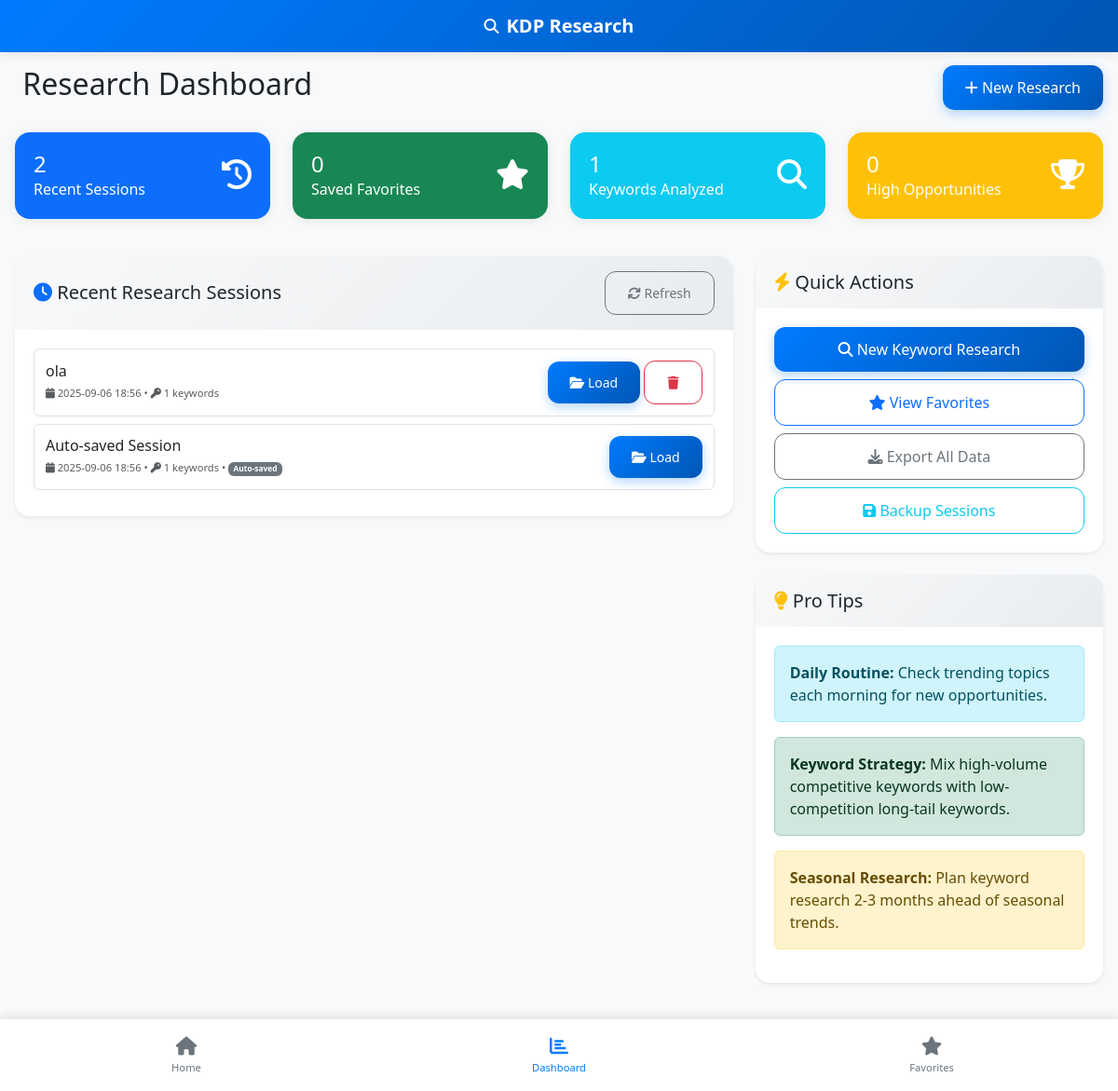
Page /dashboard on the earlier database version.
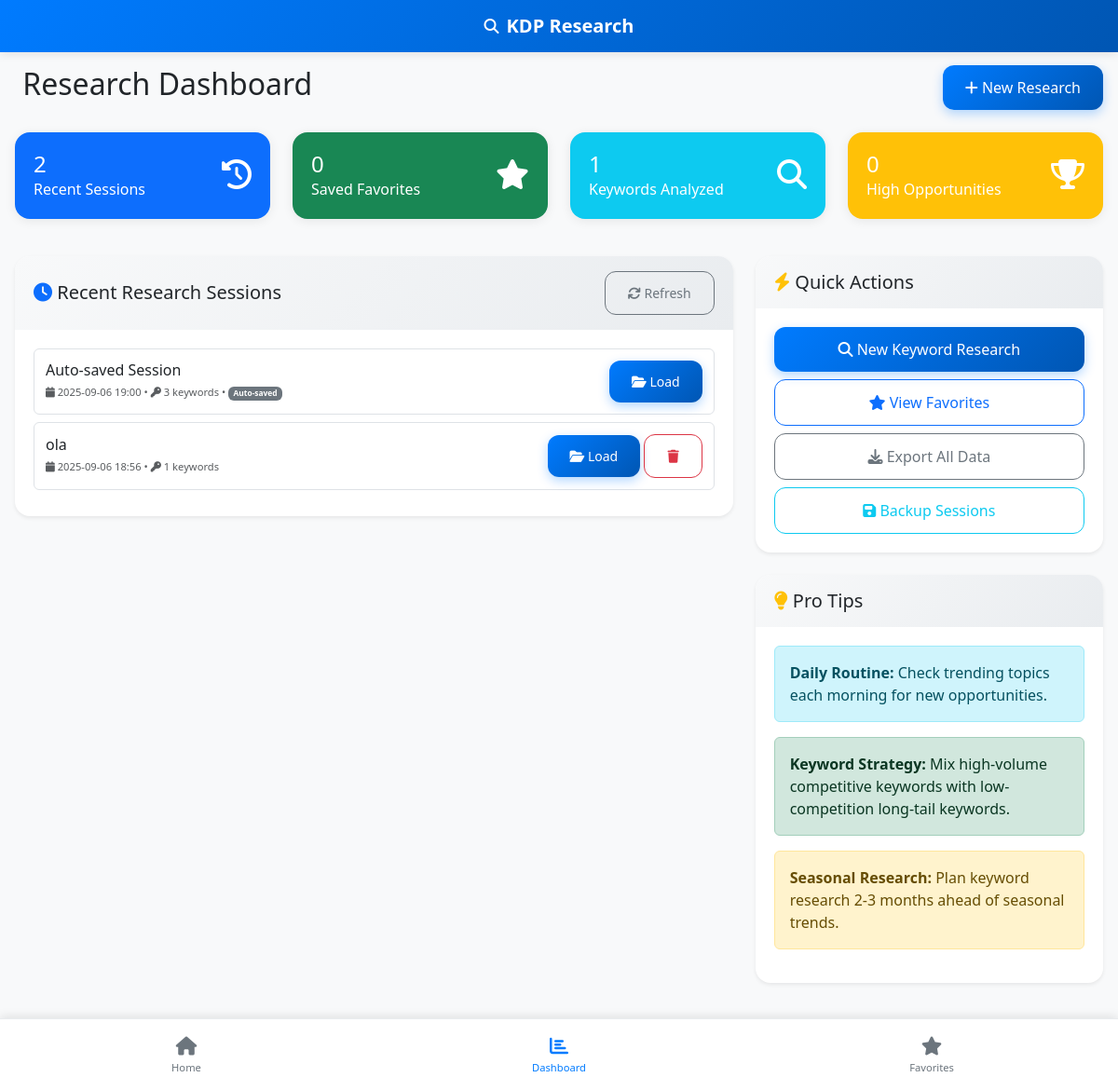
Same page on the later database version.
### models.py (models this page shows, shortened)
class SearchSession(db.Model):
    id = db.Column(db.Integer, primary_key=True)
    session_name = db.Column(db.String(200), nullable=False)
    keywords = db.Column(db.Text)  # JSON string of keywords and their data
    created_at = db.Column(db.DateTime, default=datetime.utcnow)
    updated_at = db.Column(db.DateTime, default=datetime.utcnow, onupdate=datetime.utcnow)
    is_autosave = db.Column(db.Boolean, default=False)
    def get_keywords(self):
        if self.keywords:
            return json.loads(self.keywords)
        return []

### routes.py (the view)
@app.route('/dashboard')
def dashboard():
    recent_sessions = SearchSession.query.order_by(SearchSession.updated_at.desc()).limit(5).all()
    return render_template('dashboard.html', recent_sessions=recent_sessions)

### templates/dashboard.html (shortened to what this page needs)
{% extends "base.html" %}
{% block content %}
<div class="row">
    <div class="col-12">
        <div class="d-flex justify-content-between align-items-center mb-4">
            <h2>
                Research Dashboard
            </h2>
            <div>
                <a href="{{ url_for('index') }}" class="btn btn-primary">
                    <i class="fas fa-plus"></i> New Research
                </a>
            </div>
        </div>
    </div>
</div>
<div class="row">
    <div class="col-lg-3 col-md-6 mb-4">
        <div class="card bg-primary text-white">
            <div class="card-body">
                <div class="d-flex justify-content-between">
                    <div>
                        <h4 class="mb-0">{{ recent_sessions|length }}</h4>
                        <p class="mb-0">Recent Sessions</p>
                    </div>
                    <div class="align-self-center">
                        <i class="fas fa-history fa-2x"></i>
                    </div>
                </div>
            </div>
        </div>
    </div>
    <div class="col-lg-3 col-md-6 mb-4">
        <div class="card bg-success text-white">
            <div class="card-body">
                <div class="d-flex justify-content-between">
                    <div>
                        <h4 class="mb-0" id="favoritesCount">0</h4>
                        <p class="mb-0">Saved Favorites</p>
                    </div>
                    <div class="align-self-center">
                        <i class="fas fa-star fa-2x"></i>
                    </div>
                </div>
            </div>
        </div>
    </div>
    <div class="col-lg-3 col-md-6 mb-4">
        <div class="card bg-info text-white">
            <div class="card-body">
                <div class="d-flex justify-content-between">
                    <div>
                        <h4 class="mb-0" id="totalKeywords">0</h4>
                        <p class="mb-0">Keywords Analyzed</p>
                    </div>
                    <div class="align-self-center">
                        <i class="fas fa-search fa-2x"></i>
                    </div>
                </div>
            </div>
        </div>
    </div>
    <div class="col-lg-3 col-md-6 mb-4">
        <div class="card bg-warning text-white">
            <div class="card-body">
                <div class="d-flex justify-content-between">
                    <div>
                        <h4 class="mb-0" id="opportunityKeywords">0</h4>
                        <p class="mb-0">High Opportunities</p>
                    </div>
                    <div class="align-self-center">
                        <i class="fas fa-trophy fa-2x"></i>
                    </div>
                </div>
            </div>
        </div>
    </div>
</div>
<div class="row">
    <div class="col-lg-8">
        <div class="card shadow-sm">
            <div class="card-header d-flex justify-content-between align-items-center">
                <h5 class="mb-0">
                    <i class="fas fa-clock text-primary"></i>
                    Recent Research Sessions
                </h5>
                <button class="btn btn-sm btn-outline-secondary" onclick="refreshSessions()">
                    <i class="fas fa-refresh"></i> Refresh
                </button>
            </div>
            <div class="card-body">
                {% if recent_sessions %}
                    <div id="sessionsContainer">
                        {% for session in recent_sessions %}
                        <div class="session-item" data-session-id="{{ session.id }}">
                            <div class="session-info">
                                <h6 class="mb-1">{{ session.session_name }}</h6>
                                <div class="session-meta">
                                    <small class="text-muted">
                                        <i class="fas fa-calendar"></i>
                                        {{ session.updated_at.strftime('%Y-%m-%d %H:%M') }}
                                        •
                                        <i class="fas fa-key"></i>
                                        {{ session.get_keywords()|length }} keywords
                                        {% if session.is_autosave %}
                                        • <span class="badge bg-secondary">Auto-saved</span>
                                        {% endif %}
                                    </small>
                                </div>
                            </div>
                            <div class="session-actions">
                                <button class="btn btn-sm btn-primary" onclick="loadSession({{ session.id }})">
                                    <i class="fas fa-folder-open"></i> Load
                                </button>
                                {% if not session.is_autosave %}
                                <button class="btn btn-sm btn-outline-danger" onclick="deleteSession({{ session.id }})">
                                    <i class="fas fa-trash"></i>
                                </button>
                                {% endif %}
                            </div>
                        </div>
                        {% endfor %}
                    </div>
                {% endif %}
            </div>
        </div>
    </div>
    <div class="col-lg-4">
        <div class="card shadow-sm mb-4">
            <div class="card-header">
                <h5 class="mb-0">
                    <i class="fas fa-bolt text-warning"></i>
                    Quick Actions
                </h5>
            </div>
            <div class="card-body">
                <div class="d-grid gap-2">
                    <a href="{{ url_for('index') }}" class="btn btn-primary">
                        <i class="fas fa-search"></i> New Keyword Research
                    </a>
                    <a href="{{ url_for('favorites') }}" class="btn btn-outline-primary">
                        <i class="fas fa-star"></i> View Favorites
                    </a>
                    <button class="btn btn-outline-secondary" onclick="exportAllData()">
                        <i class="fas fa-download"></i> Export All Data
                    </button>
                    <button class="btn btn-outline-info" onclick="backupSessions()">
                        <i class="fas fa-save"></i> Backup Sessions
                    </button>
                </div>
            </div>
        </div>
        <div class="card shadow-sm">
            <div class="card-header">
                <h5 class="mb-0">
                    <i class="fas fa-lightbulb text-warning"></i>
                    Pro Tips
                </h5>
            </div>
            <div class="card-body">
                <div class="alert alert-info">
                    <strong>Daily Routine:</strong> Check trending topics each morning for new opportunities.
                </div>
                <div class="alert alert-success">
                    <strong>Keyword Strategy:</strong> Mix high-volume competitive keywords with low-competition long-tail keywords.
                </div>
                <div class="alert alert-warning">
                    <strong>Seasonal Research:</strong> Plan keyword research 2-3 months ahead of seasonal trends.
                </div>
            </div>
        </div>
    </div>
</div>
{% endblock %}

### templates/base.html (shortened to what this page needs)
<!DOCTYPE html>
<html lang="en" data-bs-theme="light">
<head>
    <link href="https://cdn.jsdelivr.net/npm/bootstrap@5.3.2/dist/css/bootstrap.min.css" rel="stylesheet">
    <link href="https://cdnjs.cloudflare.com/ajax/libs/font-awesome/6.4.0/css/all.min.css" rel="stylesheet">
    <link href="{{ url_for('static', filename='css/styles.css') }}" rel="stylesheet">
</head>
<body>
    <header class="mobile-header bg-primary text-white fixed-top">
        <div class="container-fluid">
            <div class="d-flex align-items-center justify-content-center py-3">
                <i class="fas fa-search me-2"></i>
                <h1 class="h5 mb-0 fw-bold">KDP Research</h1>
            </div>
        </div>
    </header>
    <div class="header-spacer"></div>
    <main class="mobile-content">
        <div class="container-fluid px-3">
            {% block content %}{% endblock %}
        </div>
    </main>
    <nav class="mobile-bottom-nav fixed-bottom bg-white border-top">
        <div class="container-fluid">
            <div class="row text-center">
                <div class="col-4">
                    <a href="{{ url_for('index') }}" class="nav-link {% if request.endpoint == 'index' %}active{% endif %}">
                        <i class="fas fa-home fa-lg"></i>
                        <small class="d-block mt-1">Home</small>
                    </a>
                </div>
                <div class="col-4">
                    <a href="{{ url_for('dashboard') }}" class="nav-link {% if request.endpoint == 'dashboard' %}active{% endif %}">
                        <i class="fas fa-chart-bar fa-lg"></i>
                        <small class="d-block mt-1">Dashboard</small>
                    </a>
                </div>
                <div class="col-4">
                    <a href="{{ url_for('favorites') }}" class="nav-link {% if request.endpoint == 'favorites' %}active{% endif %}">
                        <i class="fas fa-star fa-lg"></i>
                        <small class="d-block mt-1">Favorites</small>
                    </a>
                </div>
            </div>
        </div>
    </nav>
    <div class="mobile-nav-spacer"></div>
    <div id="toastContainer" class="toast-container position-fixed top-0 end-0 p-3" style="z-index: 1050;"></div>
</body>
</html>

### static/css/styles.css (style rules this page uses)
:root { --bg-primary: #ffffff; --bg-secondary: #f8f9fa; --text-primary: #212529; --text-secondary: #6c757d; --border-color: #dee2e6; --accent-color: #007bff; --success-color: #28a745; --warning-color: #ffc107; --danger-color: #dc3545; --info-color: #17a2b8; --dark-bg-primary: #1a1a1a; --dark-bg-secondary: #2d2d2d; --dark-text-primary: #ffffff; --dark-text-secondary: #b0b0b0; --dark-border-color: #404040; --dark-accent-color: #0d6efd; }
body { font-family: 'Segoe UI', Tahoma, Geneva, Verdana, sans-serif; transition: all 0.3s ease; background-color: #f8f9fa; margin: 0; padding: 0; overflow-x: hidden; }
.mobile-header { z-index: 1000; box-shadow: 0 2px 10px rgba(0,0,0,0.1); background: linear-gradient(135deg, #007bff 0%, #0056b3 100%) !important; }
.header-spacer { height: 70px; }
.mobile-bottom-nav { z-index: 1000; background-color: #ffffff !important; box-shadow: 0 -2px 10px rgba(0,0,0,0.1); border-top: 1px solid #e9ecef !important; padding: 8px 0; }
.mobile-bottom-nav .nav-link { color: #6c757d; text-decoration: none; padding: 8px 4px; transition: all 0.2s ease; border-radius: 8px; margin: 0 4px; }
.mobile-bottom-nav .nav-link.active { color: #007bff; font-weight: 600; }
.mobile-bottom-nav small { font-size: 0.7rem; font-weight: 500; }
.mobile-nav-spacer { height: 80px; }
.mobile-content { min-height: calc(100vh - 150px); padding-bottom: 20px; }
.session-item { display: flex; justify-content: space-between; align-items: center; padding: 0.75rem; border: 1px solid var(--border-color); border-radius: 0.375rem; margin-bottom: 0.5rem; }
.session-info h6 { margin-bottom: 0.25rem; }
.session-meta { font-size: 0.8rem; color: var(--text-secondary); }
.card { border: none; border-radius: 16px; box-shadow: 0 2px 12px rgba(0,0,0,0.08); margin-bottom: 16px; }
.card-header { background: linear-gradient(135deg, #f8f9fa 0%, #e9ecef 100%); border-bottom: none; border-radius: 16px 16px 0 0 !important; padding: 16px 20px; }
.card-body { padding: 20px; }
.btn { border-radius: 12px; font-weight: 500; padding: 12px 24px; transition: all 0.2s ease; }
.btn-primary { background: linear-gradient(135deg, #007bff 0%, #0056b3 100%); border: none; box-shadow: 0 4px 12px rgba(0, 123, 255, 0.3); }
.toast-container { z-index: 1050; }

Differences in the rows shown:
changed SearchSession "Auto-saved Session": updated_at "2025-09-06 18:56" → "2025-09-06 19:00"; get_keywords|length "1" → "3"; moves up the list
